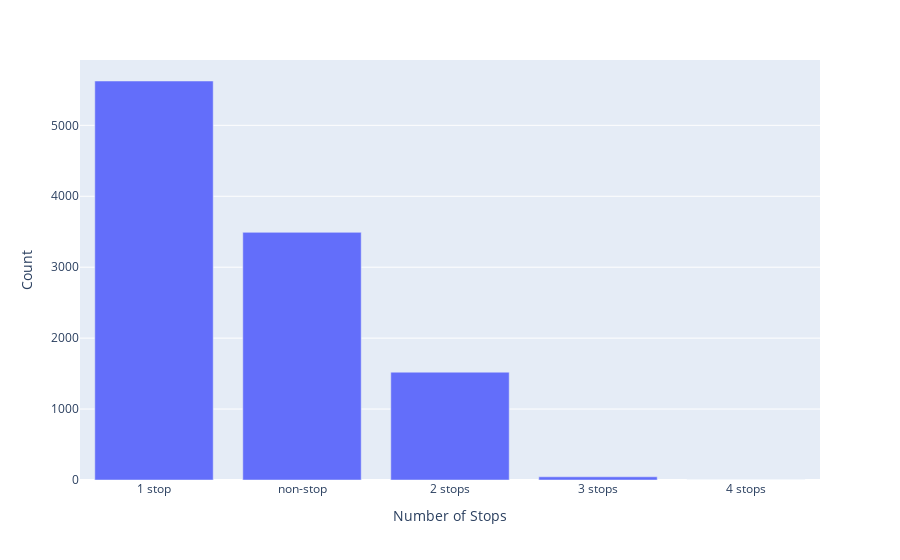

The notebook cell this image was saved under:
### Code cell
stops_df = pd.DataFrame(train_data['Total_Stops'].value_counts())
fig = px.bar(stops_df, y='Total_Stops', labels={
                     "index": "Number of Stops",
                     "Total_Stops": "Count", 
                 })
fig.show()

### Figure 1 — Plotly figure (JSON) as saved in the notebook; plotly's stock layout.template omitted (floating-point values rounded to 4 significant figures)
{"data": [{"alignmentgroup": "True", "hovertemplate": "Number of Stops=%{x}<br>Count=%{y}<extra></extra>", "legendgroup": "", "marker": {"color": "#636efa", "pattern": {"shape": ""}}, "name": "", "offsetgroup": "", "orientation": "v", "showlegend": false, "textposition": "auto", "type": "bar", "x": ["1 stop", "non-stop", "2 stops", "3 stops", "4 stops"], "xaxis": "x", "y": [5625, 3491, 1520, 45, 1], "yaxis": "y"}], "layout": {"barmode": "relative", "legend": {"tracegroupgap": 0}, "margin": {"t": 60}, "xaxis": {"anchor": "y", "domain": [0, 1], "title": {"text": "Number of Stops"}}, "yaxis": {"anchor": "x", "domain": [0, 1], "title": {"text": "Count"}}}}
